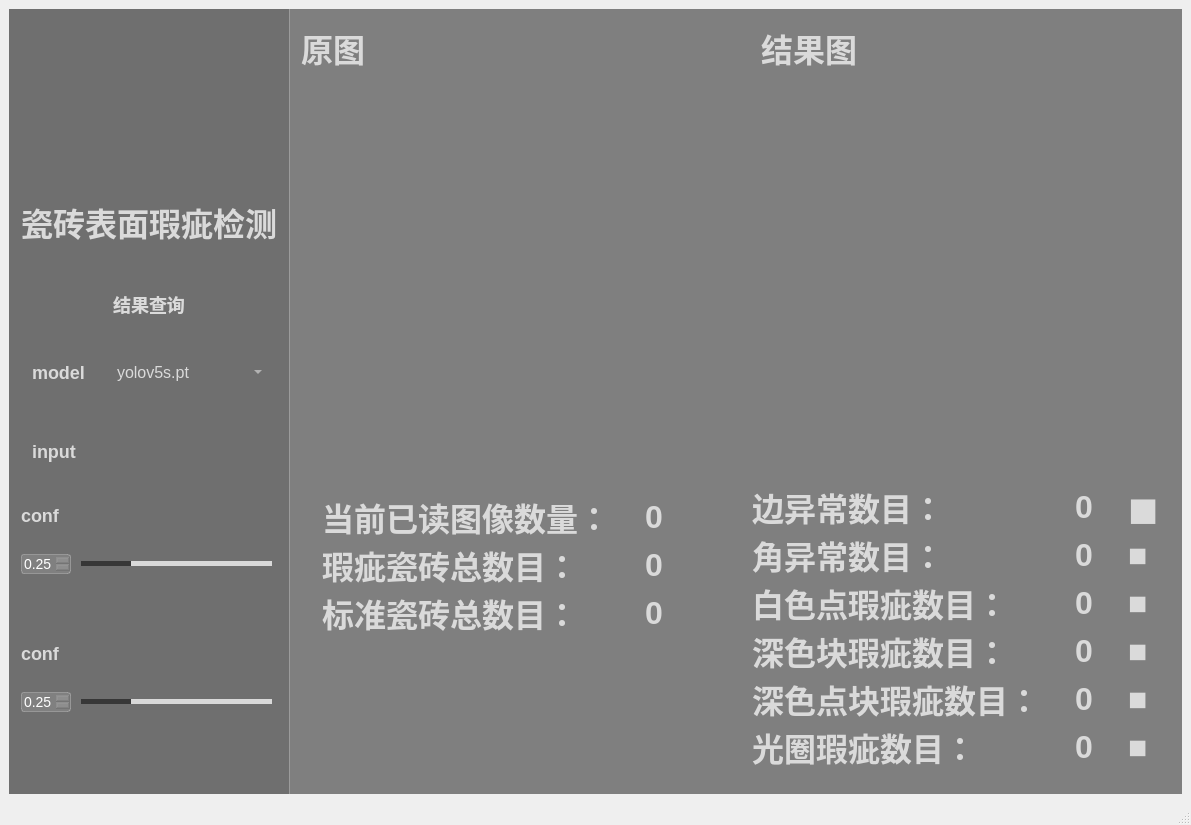
<?xml version="1.0" encoding="UTF-8"?>
<ui version="4.0">
 <class>MainWindow</class>
 <widget class="QMainWindow" name="MainWindow">
  <property name="geometry">
   <rect>
    <x>0</x>
    <y>0</y>
    <width>1191</width>
    <height>700</height>
   </rect>
  </property>
  <property name="font">
   <font>
    <pointsize>16</pointsize>
    <weight>50</weight>
    <bold>false</bold>
   </font>
  </property>
  <property name="windowTitle">
   <string>瑕疵检测</string>
  </property>
  <property name="windowIcon">
   <iconset resource="../apprcc.qrc">
    <normaloff>:/img/icon/熊猫.png</normaloff>:/img/icon/熊猫.png</iconset>
  </property>
  <property name="styleSheet">
   <string notr="true">QLabel
{
	font-size: 32px;
	font-family: &quot;Microsoft YaHei&quot;;
	font-weight: bold;
 		border-radius:9px;
		background:rgba(66, 195, 255, 0);
color: rgb(218, 218, 218);
}
</string>
  </property>
  <widget class="QWidget" name="centralwidget">
   <property name="styleSheet">
    <string notr="true">#centralwidget{border-image: url(:/img/icon/background.jpg);
border: 0px solid #42adff;
border-radius:5px;}</string>
   </property>
   <layout class="QHBoxLayout" name="horizontalLayout_8" stretch="0,5">
    <property name="spacing">
     <number>0</number>
    </property>
    <item>
     <widget class="QGroupBox" name="groupBox">
      <property name="styleSheet">
       <string notr="true">#groupBox{
background-color: rgba(75, 75, 75, 200);
border: 0px solid #42adff;
border-radius:0px;}
</string>
      </property>
      <property name="title">
       <string/>
      </property>
      <layout class="QVBoxLayout" name="verticalLayout_2" stretch="2,3,2,2,2,1,0,1,1">
       <property name="spacing">
        <number>0</number>
       </property>
       <item>
        <layout class="QHBoxLayout" name="horizontalLayout_7">
         <item>
          <spacer name="horizontalSpacer_3">
           <property name="orientation">
            <enum>Qt::Horizontal</enum>
           </property>
           <property name="sizeHint" stdset="0">
            <size>
             <width>40</width>
             <height>20</height>
            </size>
           </property>
          </spacer>
         </item>
         <item>
          <widget class="QLabel" name="label_t">
           <property name="minimumSize">
            <size>
             <width>100</width>
             <height>100</height>
            </size>
           </property>
           <property name="maximumSize">
            <size>
             <width>100</width>
             <height>100</height>
            </size>
           </property>
           <property name="styleSheet">
            <string notr="true">#label_t{image: url(:/img/icon/熊猫.png);}</string>
           </property>
           <property name="text">
            <string/>
           </property>
           <property name="wordWrap">
            <bool>false</bool>
           </property>
           <property name="margin">
            <number>0</number>
           </property>
          </widget>
         </item>
         <item>
          <spacer name="horizontalSpacer_4">
           <property name="orientation">
            <enum>Qt::Horizontal</enum>
           </property>
           <property name="sizeHint" stdset="0">
            <size>
             <width>40</width>
             <height>20</height>
            </size>
           </property>
          </spacer>
         </item>
        </layout>
       </item>
       <item>
        <widget class="QLabel" name="titleLabel">
         <property name="minimumSize">
          <size>
           <width>0</width>
           <height>80</height>
          </size>
         </property>
         <property name="maximumSize">
          <size>
           <width>16777215</width>
           <height>80</height>
          </size>
         </property>
         <property name="font">
          <font>
           <family>Microsoft YaHei</family>
           <pointsize>-1</pointsize>
           <weight>75</weight>
           <bold>true</bold>
          </font>
         </property>
         <property name="styleSheet">
          <string notr="true">QLabel
{
	font-size: 32px;
	font-family: &quot;Microsoft YaHei&quot;;
	font-weight: bold;
 		border-radius:9px;
		background:rgba(66, 195, 255, 0);
color: rgb(218, 218, 218);
}
</string>
         </property>
         <property name="text">
          <string>瓷砖表面瑕疵检测</string>
         </property>
         <property name="margin">
          <number>0</number>
         </property>
        </widget>
       </item>
       <item>
        <widget class="QPushButton" name="pushButton">
         <property name="styleSheet">
          <string notr="true">QPushButton
{
	font-size: 18px;
	font-family: &quot;Microsoft YaHei&quot;;
	font-weight: bold;
 		border-radius:9px;
		background:rgba(66, 195, 255, 0);
color: rgb(218, 218, 218);
}


QPushButton:focus{outline: none;}

QPushButton::pressed{font-family: &quot;Microsoft YaHei&quot;;
                     font-size: 14px;
                     font-weight: bold;
                     color:rgb(200,200,200);
                     text-align: center center;
                     padding-left: 5px;
                     padding-right: 5px;
                     padding-top: 4px;
                     padding-bottom: 4px;
                     border-style: solid;
                     border-width: 0px;
                     border-color: rgba(255, 255, 255, 255);
                     border-radius: 3px;
                     background-color:  #bf513b;}

QPushButton::disabled{font-family: &quot;Microsoft YaHei&quot;;
                     font-size: 14px;
                     font-weight: bold;
                     color:rgb(200,200,200);
                     text-align: center center;
                     padding-left: 5px;
                     padding-right: 5px;
                     padding-top: 4px;
                     padding-bottom: 4px;
                     border-style: solid;
                     border-width: 0px;
                     border-color: rgba(255, 255, 255, 255);
                     border-radius: 3px;
                     background-color:  #bf513b;}
QPushButton::hover {
border-style: solid;
border-width: 0px;
border-radius: 0px;
background-color: rgba(48,148,243,80);}</string>
         </property>
         <property name="text">
          <string>结果查询</string>
         </property>
        </widget>
       </item>
       <item>
        <layout class="QHBoxLayout" name="horizontalLayout_6" stretch="0,0">
         <property name="spacing">
          <number>0</number>
         </property>
         <property name="leftMargin">
          <number>11</number>
         </property>
         <property name="topMargin">
          <number>11</number>
         </property>
         <property name="rightMargin">
          <number>11</number>
         </property>
         <property name="bottomMargin">
          <number>11</number>
         </property>
         <item>
          <widget class="QLabel" name="modelLabel">
           <property name="minimumSize">
            <size>
             <width>0</width>
             <height>28</height>
            </size>
           </property>
           <property name="maximumSize">
            <size>
             <width>80</width>
             <height>16777215</height>
            </size>
           </property>
           <property name="styleSheet">
            <string notr="true">QLabel
{
	font-size: 18px;
	font-family: &quot;Microsoft YaHei&quot;;
	font-weight: bold;
 		border-radius:9px;
		background:rgba(66, 195, 255, 0);
color: rgb(218, 218, 218);
}
</string>
           </property>
           <property name="text">
            <string>model</string>
           </property>
          </widget>
         </item>
         <item>
          <widget class="QComboBox" name="comboBox">
           <property name="minimumSize">
            <size>
             <width>0</width>
             <height>28</height>
            </size>
           </property>
           <property name="styleSheet">
            <string notr="true">QComboBox QAbstractItemView {
font-family: &quot;Microsoft YaHei&quot;;
font-size: 16px;
background:rgba(200, 200, 200,150);
selection-background-color: rgba(200, 200, 200,50);
color: rgb(218, 218, 218);
outline:none;
border:none;}
QComboBox{
font-family: &quot;Microsoft YaHei&quot;;
font-size: 16px;
color: rgb(218, 218, 218);
border-width:0px;
border-color:white;
border-style:solid;
background-color: rgba(200, 200, 200,0);}

QComboBox::drop-down {
margin-top:8;
height:20;
background:rgba(255,255,255,0);
border-image: url(:/img/icon/下拉_白色.png);
}
</string>
           </property>
           <item>
            <property name="text">
             <string>yolov5s.pt</string>
            </property>
           </item>
           <item>
            <property name="text">
             <string>yolov5m.pt</string>
            </property>
           </item>
           <item>
            <property name="text">
             <string>yolov5l.pt</string>
            </property>
           </item>
           <item>
            <property name="text">
             <string>yolov5x.pt</string>
            </property>
           </item>
          </widget>
         </item>
        </layout>
       </item>
       <item>
        <layout class="QHBoxLayout" name="horizontalLayout_5" stretch="2,3,3">
         <property name="spacing">
          <number>0</number>
         </property>
         <property name="leftMargin">
          <number>11</number>
         </property>
         <property name="topMargin">
          <number>11</number>
         </property>
         <property name="rightMargin">
          <number>11</number>
         </property>
         <property name="bottomMargin">
          <number>11</number>
         </property>
         <item>
          <widget class="QLabel" name="inputLabel">
           <property name="maximumSize">
            <size>
             <width>80</width>
             <height>16777215</height>
            </size>
           </property>
           <property name="styleSheet">
            <string notr="true">QLabel
{
	font-size: 18px;
	font-family: &quot;Microsoft YaHei&quot;;
	font-weight: bold;
 		border-radius:9px;
		background:rgba(66, 195, 255, 0);
color: rgb(218, 218, 218);
}
</string>
           </property>
           <property name="text">
            <string>input</string>
           </property>
          </widget>
         </item>
         <item>
          <widget class="QPushButton" name="fileButton">
           <property name="minimumSize">
            <size>
             <width>55</width>
             <height>28</height>
            </size>
           </property>
           <property name="maximumSize">
            <size>
             <width>16777215</width>
             <height>28</height>
            </size>
           </property>
           <property name="toolTip">
            <string>file</string>
           </property>
           <property name="styleSheet">
            <string notr="true">QPushButton{font-family: &quot;Microsoft YaHei&quot;;
font-size: 14px;
font-weight: bold;
color:white;
text-align: center center;
padding-left: 5px;
padding-right: 5px;
padding-top: 4px;
padding-bottom: 4px;
border-style: solid;
border-width: 0px;
border-color: rgba(255, 255, 255, 255);
border-radius: 3px;
background-color: rgba(200, 200, 200,0);}

QPushButton:focus{outline: none;}

QPushButton::pressed{font-family: &quot;Microsoft YaHei&quot;;
                     font-size: 14px;
                     font-weight: bold;
                     color:rgb(200,200,200);
                     text-align: center center;
                     padding-left: 5px;
                     padding-right: 5px;
                     padding-top: 4px;
                     padding-bottom: 4px;
                     border-style: solid;
                     border-width: 0px;
                     border-color: rgba(255, 255, 255, 255);
                     border-radius: 3px;
                     background-color:  #bf513b;}

QPushButton::disabled{font-family: &quot;Microsoft YaHei&quot;;
                     font-size: 14px;
                     font-weight: bold;
                     color:rgb(200,200,200);
                     text-align: center center;
                     padding-left: 5px;
                     padding-right: 5px;
                     padding-top: 4px;
                     padding-bottom: 4px;
                     border-style: solid;
                     border-width: 0px;
                     border-color: rgba(255, 255, 255, 255);
                     border-radius: 3px;
                     background-color:  #bf513b;}
QPushButton::hover {
border-style: solid;
border-width: 0px;
border-radius: 0px;
background-color: rgba(48,148,243,80);}</string>
           </property>
           <property name="text">
            <string/>
           </property>
           <property name="icon">
            <iconset resource="../apprcc.qrc">
             <normaloff>:/img/icon/打开.png</normaloff>:/img/icon/打开.png</iconset>
           </property>
          </widget>
         </item>
         <item>
          <widget class="QPushButton" name="cameraButton">
           <property name="minimumSize">
            <size>
             <width>55</width>
             <height>28</height>
            </size>
           </property>
           <property name="maximumSize">
            <size>
             <width>16777215</width>
             <height>28</height>
            </size>
           </property>
           <property name="toolTip">
            <string>camera</string>
           </property>
           <property name="styleSheet">
            <string notr="true">QPushButton{font-family: &quot;Microsoft YaHei&quot;;
font-size: 14px;
font-weight: bold;
color:white;
text-align: center center;
padding-left: 5px;
padding-right: 5px;
padding-top: 4px;
padding-bottom: 4px;
border-style: solid;
border-width: 0px;
border-color: rgba(255, 255, 255, 255);
border-radius: 3px;
background-color: rgba(48,148,243,0);}

QPushButton:focus{outline: none;}

QPushButton::pressed{font-family: &quot;Microsoft YaHei&quot;;
                     font-size: 14px;
                     font-weight: bold;
                     color:rgb(200,200,200);
                     text-align: center center;
                     padding-left: 5px;
                     padding-right: 5px;
                     padding-top: 4px;
                     padding-bottom: 4px;
                     border-style: solid;
                     border-width: 0px;
                     border-color: rgba(255, 255, 255, 255);
                     border-radius: 3px;
                     background-color:  #bf513b;}

QPushButton::disabled{font-family: &quot;Microsoft YaHei&quot;;
                     font-size: 14px;
                     font-weight: bold;
                     color:rgb(200,200,200);
                     text-align: center center;
                     padding-left: 5px;
                     padding-right: 5px;
                     padding-top: 4px;
                     padding-bottom: 4px;
                     border-style: solid;
                     border-width: 0px;
                     border-color: rgba(255, 255, 255, 255);
                     border-radius: 3px;
                     background-color:  #bf513b;}
QPushButton::hover {
border-style: solid;
border-width: 0px;
border-radius: 0px;
background-color: rgba(48,148,243,80);}</string>
           </property>
           <property name="text">
            <string/>
           </property>
           <property name="icon">
            <iconset resource="../apprcc.qrc">
             <normaloff>:/img/icon/摄像头开.png</normaloff>:/img/icon/摄像头开.png</iconset>
           </property>
          </widget>
         </item>
        </layout>
       </item>
       <item>
        <widget class="QLabel" name="parameter1">
         <property name="minimumSize">
          <size>
           <width>0</width>
           <height>20</height>
          </size>
         </property>
         <property name="maximumSize">
          <size>
           <width>16777215</width>
           <height>20</height>
          </size>
         </property>
         <property name="styleSheet">
          <string notr="true">QLabel
{
	font-size: 18px;
	font-family: &quot;Microsoft YaHei&quot;;
	font-weight: bold;
 		border-radius:9px;
		background:rgba(66, 195, 255, 0);
color: rgb(218, 218, 218);
}
</string>
         </property>
         <property name="text">
          <string>conf</string>
         </property>
        </widget>
       </item>
       <item>
        <layout class="QHBoxLayout" name="horizontalLayout_9">
         <property name="spacing">
          <number>5</number>
         </property>
         <property name="bottomMargin">
          <number>40</number>
         </property>
         <item>
          <widget class="QDoubleSpinBox" name="confSpinBox_1">
           <property name="minimumSize">
            <size>
             <width>50</width>
             <height>0</height>
            </size>
           </property>
           <property name="maximumSize">
            <size>
             <width>50</width>
             <height>16777215</height>
            </size>
           </property>
           <property name="focusPolicy">
            <enum>Qt::ClickFocus</enum>
           </property>
           <property name="styleSheet">
            <string notr="true">QDoubleSpinBox{
background:rgba(200, 200, 200,50);
color:white;
font-size: 14px;
font-family: &quot;Microsoft YaHei UI&quot;;
border-style: solid;
border-width: 1px;
border-color: rgba(200, 200, 200,100);
border-radius: 3px;}

QDoubleSpinBox::down-button{
background:rgba(200, 200, 200,0);
border-image: url(:/img/icon/箭头_列表展开.png);}
QDoubleSpinBox::down-button::hover{
background:rgba(200, 200, 200,100);
border-image: url(:/img/icon/箭头_列表展开.png);}

QDoubleSpinBox::up-button{
background:rgba(200, 200, 200,0);
border-image: url(:/img/icon/箭头_列表收起.png);}
QDoubleSpinBox::up-button::hover{
background:rgba(200, 200, 200,100);
border-image: url(:/img/icon/箭头_列表收起.png);}
</string>
           </property>
           <property name="maximum">
            <double>1.000000000000000</double>
           </property>
           <property name="singleStep">
            <double>0.010000000000000</double>
           </property>
           <property name="value">
            <double>0.250000000000000</double>
           </property>
          </widget>
         </item>
         <item>
          <widget class="QSlider" name="confSlider_1">
           <property name="styleSheet">
            <string notr="true">QSlider{
border-color: #bcbcbc;
color:#d9d9d9;
}
QSlider::groove:horizontal {                                
     border: 1px solid #999999;                             
     height: 3px;                                           
    margin: 0px 0;                                         
     left: 5px; right: 5px; 
 }
QSlider::handle:horizontal {                               
     border: 0px ; 
     border-image: url(:/img/icon/圆.png);
	 width:15px;
     margin: -7px -7px -7px -7px;                  
} 
QSlider::add-page:horizontal{
background: qlineargradient(spread:pad, x1:0, y1:1, x2:0, y2:0, stop:0 #d9d9d9, stop:0.25 #d9d9d9, stop:0.5 #d9d9d9, stop:1 #d9d9d9); 

}
QSlider::sub-page:horizontal{                               
 background: qlineargradient(spread:pad, x1:0, y1:1, x2:0, y2:0, stop:0 #373737, stop:0.25 #373737, stop:0.5 #373737, stop:1 #373737);                     
}</string>
           </property>
           <property name="maximum">
            <number>100</number>
           </property>
           <property name="value">
            <number>25</number>
           </property>
           <property name="orientation">
            <enum>Qt::Horizontal</enum>
           </property>
           <property name="tickPosition">
            <enum>QSlider::NoTicks</enum>
           </property>
          </widget>
         </item>
        </layout>
       </item>
       <item>
        <widget class="QLabel" name="parameter2">
         <property name="minimumSize">
          <size>
           <width>0</width>
           <height>20</height>
          </size>
         </property>
         <property name="maximumSize">
          <size>
           <width>16777215</width>
           <height>20</height>
          </size>
         </property>
         <property name="cursor">
          <cursorShape>ArrowCursor</cursorShape>
         </property>
         <property name="styleSheet">
          <string notr="true">QLabel
{
	font-size: 18px;
	font-family: &quot;Microsoft YaHei&quot;;
	font-weight: bold;
 		border-radius:9px;
		background:rgba(66, 195, 255, 0);
color: rgb(218, 218, 218);
}
</string>
         </property>
         <property name="text">
          <string>conf</string>
         </property>
        </widget>
       </item>
       <item>
        <layout class="QHBoxLayout" name="horizontalLayout_10">
         <property name="spacing">
          <number>5</number>
         </property>
         <property name="bottomMargin">
          <number>40</number>
         </property>
         <item>
          <widget class="QDoubleSpinBox" name="confSpinBox_2">
           <property name="minimumSize">
            <size>
             <width>50</width>
             <height>0</height>
            </size>
           </property>
           <property name="maximumSize">
            <size>
             <width>50</width>
             <height>16777215</height>
            </size>
           </property>
           <property name="focusPolicy">
            <enum>Qt::ClickFocus</enum>
           </property>
           <property name="styleSheet">
            <string notr="true">QDoubleSpinBox{
background:rgba(200, 200, 200,50);
color:white;
font-size: 14px;
font-family: &quot;Microsoft YaHei UI&quot;;
border-style: solid;
border-width: 1px;
border-color: rgba(200, 200, 200,100);
border-radius: 3px;}

QDoubleSpinBox::down-button{
background:rgba(200, 200, 200,0);
border-image: url(:/img/icon/箭头_列表展开.png);}
QDoubleSpinBox::down-button::hover{
background:rgba(200, 200, 200,100);
border-image: url(:/img/icon/箭头_列表展开.png);}

QDoubleSpinBox::up-button{
background:rgba(200, 200, 200,0);
border-image: url(:/img/icon/箭头_列表收起.png);}
QDoubleSpinBox::up-button::hover{
background:rgba(200, 200, 200,100);
border-image: url(:/img/icon/箭头_列表收起.png);}
</string>
           </property>
           <property name="maximum">
            <double>1.000000000000000</double>
           </property>
           <property name="singleStep">
            <double>0.010000000000000</double>
           </property>
           <property name="value">
            <double>0.250000000000000</double>
           </property>
          </widget>
         </item>
         <item>
          <widget class="QSlider" name="confSlider_2">
           <property name="styleSheet">
            <string notr="true">QSlider{
border-color: #bcbcbc;
color:#d9d9d9;
}
QSlider::groove:horizontal {                                
     border: 1px solid #999999;                             
     height: 3px;                                           
    margin: 0px 0;                                         
     left: 5px; right: 5px; 
 }
QSlider::handle:horizontal {                               
     border: 0px ; 
     border-image: url(:/img/icon/圆.png);
	 width:15px;
     margin: -7px -7px -7px -7px;                  
} 
QSlider::add-page:horizontal{
background: qlineargradient(spread:pad, x1:0, y1:1, x2:0, y2:0, stop:0 #d9d9d9, stop:0.25 #d9d9d9, stop:0.5 #d9d9d9, stop:1 #d9d9d9); 

}
QSlider::sub-page:horizontal{                               
 background: qlineargradient(spread:pad, x1:0, y1:1, x2:0, y2:0, stop:0 #373737, stop:0.25 #373737, stop:0.5 #373737, stop:1 #373737);                     
}</string>
           </property>
           <property name="maximum">
            <number>100</number>
           </property>
           <property name="value">
            <number>25</number>
           </property>
           <property name="orientation">
            <enum>Qt::Horizontal</enum>
           </property>
           <property name="tickPosition">
            <enum>QSlider::NoTicks</enum>
           </property>
          </widget>
         </item>
        </layout>
       </item>
      </layout>
     </widget>
    </item>
    <item>
     <widget class="QGroupBox" name="groupBox_2">
      <property name="styleSheet">
       <string notr="true">#groupBox_2{
background-color: rgba(95, 95, 95, 200);
border: 0px solid #42adff;
border-left: 1px solid rgba(200, 200, 200,100);
border-right: 0px solid rgba(29, 83, 185, 255);
border-radius:0px;}</string>
      </property>
      <property name="title">
       <string/>
      </property>
      <layout class="QVBoxLayout" name="verticalLayout_3" stretch="0">
       <property name="spacing">
        <number>0</number>
       </property>
       <item>
        <layout class="QVBoxLayout" name="verticalLayout" stretch="0,1,0">
         <property name="spacing">
          <number>0</number>
         </property>
         <item>
          <layout class="QHBoxLayout" name="horizontalLayout" stretch="0,0">
           <property name="spacing">
            <number>50</number>
           </property>
           <item>
            <widget class="QLabel" name="originalLabel">
             <property name="styleSheet">
              <string notr="true">font: 16pt &quot;Agency FB&quot;;</string>
             </property>
             <property name="text">
              <string>原图</string>
             </property>
            </widget>
           </item>
           <item>
            <widget class="QLabel" name="finalLabel">
             <property name="styleSheet">
              <string notr="true">font: 16pt &quot;Agency FB&quot;;</string>
             </property>
             <property name="text">
              <string>结果图</string>
             </property>
            </widget>
           </item>
          </layout>
         </item>
         <item>
          <layout class="QHBoxLayout" name="horizontalLayout_2" stretch="0,0">
           <property name="spacing">
            <number>20</number>
           </property>
           <item>
            <widget class="QLabel" name="input_image">
             <property name="minimumSize">
              <size>
               <width>0</width>
               <height>400</height>
              </size>
             </property>
             <property name="text">
              <string/>
             </property>
            </widget>
           </item>
           <item>
            <widget class="QLabel" name="out_image">
             <property name="minimumSize">
              <size>
               <width>0</width>
               <height>400</height>
              </size>
             </property>
             <property name="text">
              <string/>
             </property>
            </widget>
           </item>
          </layout>
         </item>
         <item>
          <layout class="QHBoxLayout" name="horizontalLayout_3" stretch="1,1">
           <property name="spacing">
            <number>35</number>
           </property>
           <property name="leftMargin">
            <number>11</number>
           </property>
           <property name="topMargin">
            <number>11</number>
           </property>
           <property name="rightMargin">
            <number>11</number>
           </property>
           <property name="bottomMargin">
            <number>11</number>
           </property>
           <item>
            <layout class="QFormLayout" name="formLayout_3">
             <property name="verticalSpacing">
              <number>0</number>
             </property>
             <property name="leftMargin">
              <number>10</number>
             </property>
             <property name="topMargin">
              <number>10</number>
             </property>
             <property name="rightMargin">
              <number>10</number>
             </property>
             <property name="bottomMargin">
              <number>10</number>
             </property>
             <item row="0" column="0">
              <widget class="QLabel" name="currentLabel">
               <property name="styleSheet">
                <string notr="true">font: 14pt &quot;Agency FB&quot;;</string>
               </property>
               <property name="text">
                <string>当前已读图像数量：</string>
               </property>
              </widget>
             </item>
             <item row="0" column="1">
              <widget class="QLabel" name="currentNum">
               <property name="styleSheet">
                <string notr="true">font: 12pt &quot;Arial&quot;;</string>
               </property>
               <property name="text">
                <string>0</string>
               </property>
              </widget>
             </item>
             <item row="1" column="0">
              <widget class="QLabel" name="flawLabel">
               <property name="styleSheet">
                <string notr="true">font: 14pt &quot;Agency FB&quot;;</string>
               </property>
               <property name="text">
                <string>瑕疵瓷砖总数目：</string>
               </property>
              </widget>
             </item>
             <item row="1" column="1">
              <widget class="QLabel" name="flawNum">
               <property name="styleSheet">
                <string notr="true">font: 12pt &quot;Arial&quot;;</string>
               </property>
               <property name="text">
                <string>0</string>
               </property>
              </widget>
             </item>
             <item row="2" column="0">
              <widget class="QLabel" name="standLabel">
               <property name="styleSheet">
                <string notr="true">font: 14pt &quot;Agency FB&quot;;</string>
               </property>
               <property name="text">
                <string>标准瓷砖总数目：</string>
               </property>
              </widget>
             </item>
             <item row="2" column="1">
              <widget class="QLabel" name="standNum">
               <property name="styleSheet">
                <string notr="true">font: 12pt &quot;Arial&quot;;</string>
               </property>
               <property name="text">
                <string>0</string>
               </property>
              </widget>
             </item>
            </layout>
           </item>
           <item>
            <layout class="QGridLayout" name="gridLayout">
             <property name="verticalSpacing">
              <number>0</number>
             </property>
             <item row="1" column="2">
              <widget class="QLabel" name="angleColor">
               <property name="styleSheet">
                <string notr="true">font: 14pt &quot;Agency FB&quot;;</string>
               </property>
               <property name="text">
                <string>■</string>
               </property>
              </widget>
             </item>
             <item row="3" column="0">
              <widget class="QLabel" name="darkLabel">
               <property name="styleSheet">
                <string notr="true">font: 14pt &quot;Agency FB&quot;;</string>
               </property>
               <property name="text">
                <string>深色块瑕疵数目：</string>
               </property>
              </widget>
             </item>
             <item row="0" column="2">
              <widget class="QLabel" name="sideColor">
               <property name="font">
                <font>
                 <family>Agency FB</family>
                 <pointsize>14</pointsize>
                 <weight>18</weight>
                 <italic>false</italic>
                 <bold>false</bold>
                </font>
               </property>
               <property name="styleSheet">
                <string notr="true">font: 150 14pt &quot;Agency FB&quot;;</string>
               </property>
               <property name="text">
                <string>■</string>
               </property>
              </widget>
             </item>
             <item row="1" column="1">
              <widget class="QLabel" name="angleNum">
               <property name="styleSheet">
                <string notr="true">font: 12pt &quot;Arial&quot;;</string>
               </property>
               <property name="text">
                <string>0</string>
               </property>
              </widget>
             </item>
             <item row="4" column="1">
              <widget class="QLabel" name="darkPointNum">
               <property name="styleSheet">
                <string notr="true">font: 12pt &quot;Arial&quot;;</string>
               </property>
               <property name="text">
                <string>0</string>
               </property>
              </widget>
             </item>
             <item row="5" column="0">
              <widget class="QLabel" name="apertureLabel">
               <property name="styleSheet">
                <string notr="true">font: 14pt &quot;Agency FB&quot;;</string>
               </property>
               <property name="text">
                <string>光圈瑕疵数目：</string>
               </property>
              </widget>
             </item>
             <item row="2" column="0">
              <widget class="QLabel" name="whiteLabel">
               <property name="styleSheet">
                <string notr="true">font: 14pt &quot;Agency FB&quot;;</string>
               </property>
               <property name="text">
                <string>白色点瑕疵数目：</string>
               </property>
              </widget>
             </item>
             <item row="2" column="1">
              <widget class="QLabel" name="whiteNum">
               <property name="styleSheet">
                <string notr="true">font: 12pt &quot;Arial&quot;;</string>
               </property>
               <property name="text">
                <string>0</string>
               </property>
              </widget>
             </item>
             <item row="0" column="0">
              <widget class="QLabel" name="sideLabel">
               <property name="styleSheet">
                <string notr="true">font: 14pt &quot;Agency FB&quot;;</string>
               </property>
               <property name="text">
                <string>边异常数目：</string>
               </property>
              </widget>
             </item>
             <item row="3" column="1">
              <widget class="QLabel" name="darkNum">
               <property name="styleSheet">
                <string notr="true">font: 12pt &quot;Arial&quot;;</string>
               </property>
               <property name="text">
                <string>0</string>
               </property>
              </widget>
             </item>
             <item row="1" column="0">
              <widget class="QLabel" name="angleLabel">
               <property name="styleSheet">
                <string notr="true">font: 14pt &quot;Agency FB&quot;;</string>
               </property>
               <property name="text">
                <string>角异常数目：</string>
               </property>
              </widget>
             </item>
             <item row="5" column="1">
              <widget class="QLabel" name="apertureNum">
               <property name="styleSheet">
                <string notr="true">font: 12pt &quot;Arial&quot;;</string>
               </property>
               <property name="text">
                <string>0</string>
               </property>
              </widget>
             </item>
             <item row="0" column="1">
              <widget class="QLabel" name="sideNum">
               <property name="styleSheet">
                <string notr="true">font: 12pt &quot;Arial&quot;;</string>
               </property>
               <property name="text">
                <string>0</string>
               </property>
              </widget>
             </item>
             <item row="2" column="2">
              <widget class="QLabel" name="whiteColor">
               <property name="styleSheet">
                <string notr="true">font: 14pt &quot;Agency FB&quot;;</string>
               </property>
               <property name="text">
                <string>■</string>
               </property>
              </widget>
             </item>
             <item row="4" column="0">
              <widget class="QLabel" name="darkPointLabel">
               <property name="styleSheet">
                <string notr="true">font: 14pt &quot;Agency FB&quot;;</string>
               </property>
               <property name="text">
                <string>深色点块瑕疵数目：</string>
               </property>
              </widget>
             </item>
             <item row="3" column="2">
              <widget class="QLabel" name="darkColor">
               <property name="styleSheet">
                <string notr="true">font: 14pt &quot;Agency FB&quot;;</string>
               </property>
               <property name="text">
                <string>■</string>
               </property>
              </widget>
             </item>
             <item row="4" column="2">
              <widget class="QLabel" name="darkPointColor">
               <property name="styleSheet">
                <string notr="true">font: 14pt &quot;Agency FB&quot;;</string>
               </property>
               <property name="text">
                <string>■</string>
               </property>
              </widget>
             </item>
             <item row="5" column="2">
              <widget class="QLabel" name="apertureNum_2">
               <property name="styleSheet">
                <string notr="true">font: 14pt &quot;Agency FB&quot;;</string>
               </property>
               <property name="text">
                <string>■</string>
               </property>
              </widget>
             </item>
            </layout>
           </item>
          </layout>
         </item>
        </layout>
       </item>
      </layout>
     </widget>
    </item>
   </layout>
  </widget>
  <widget class="QStatusBar" name="statusbar"/>
 </widget>
 <resources>
  <include location="../apprcc.qrc"/>
 </resources>
 <connections/>
</ui>
